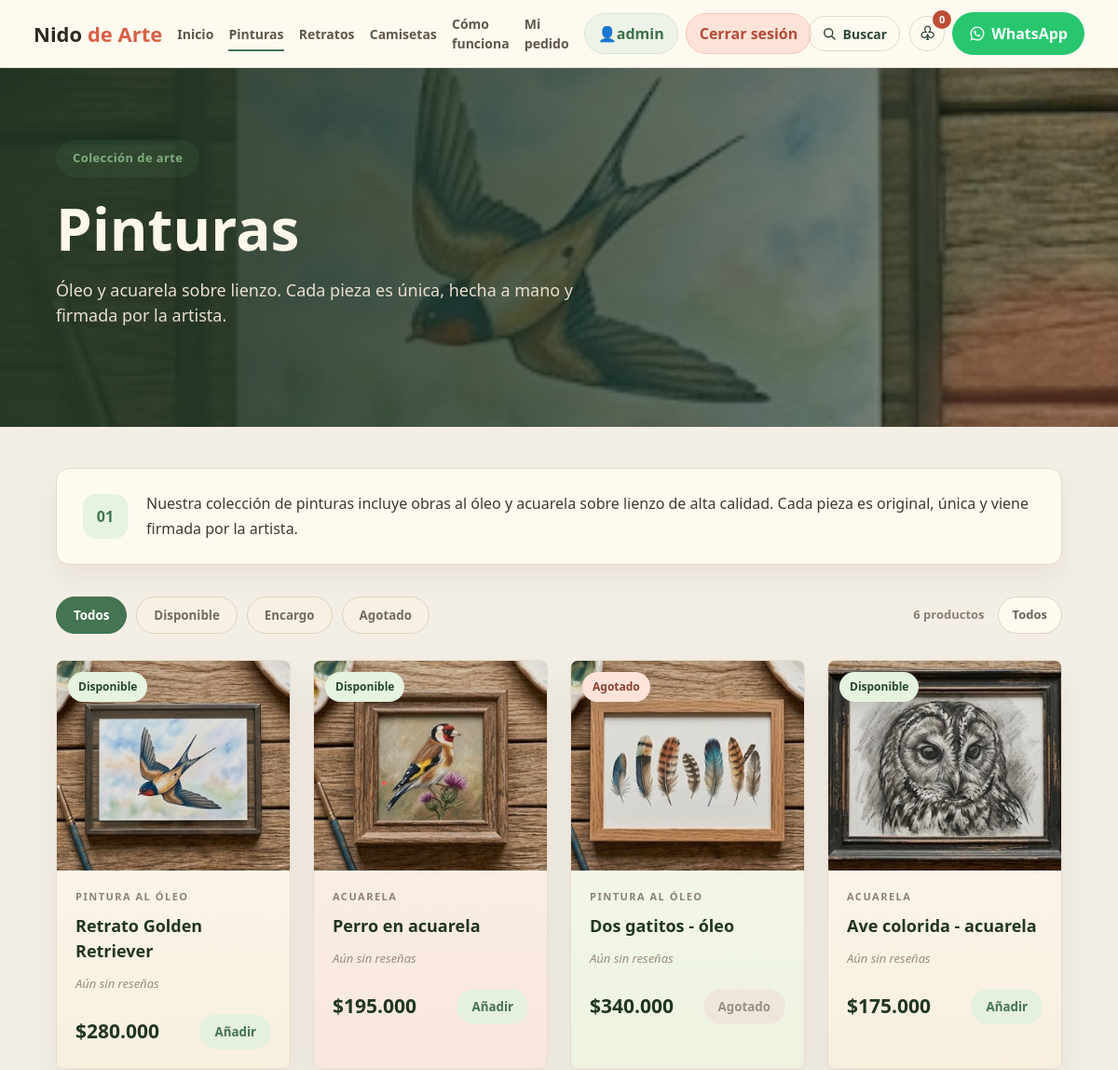
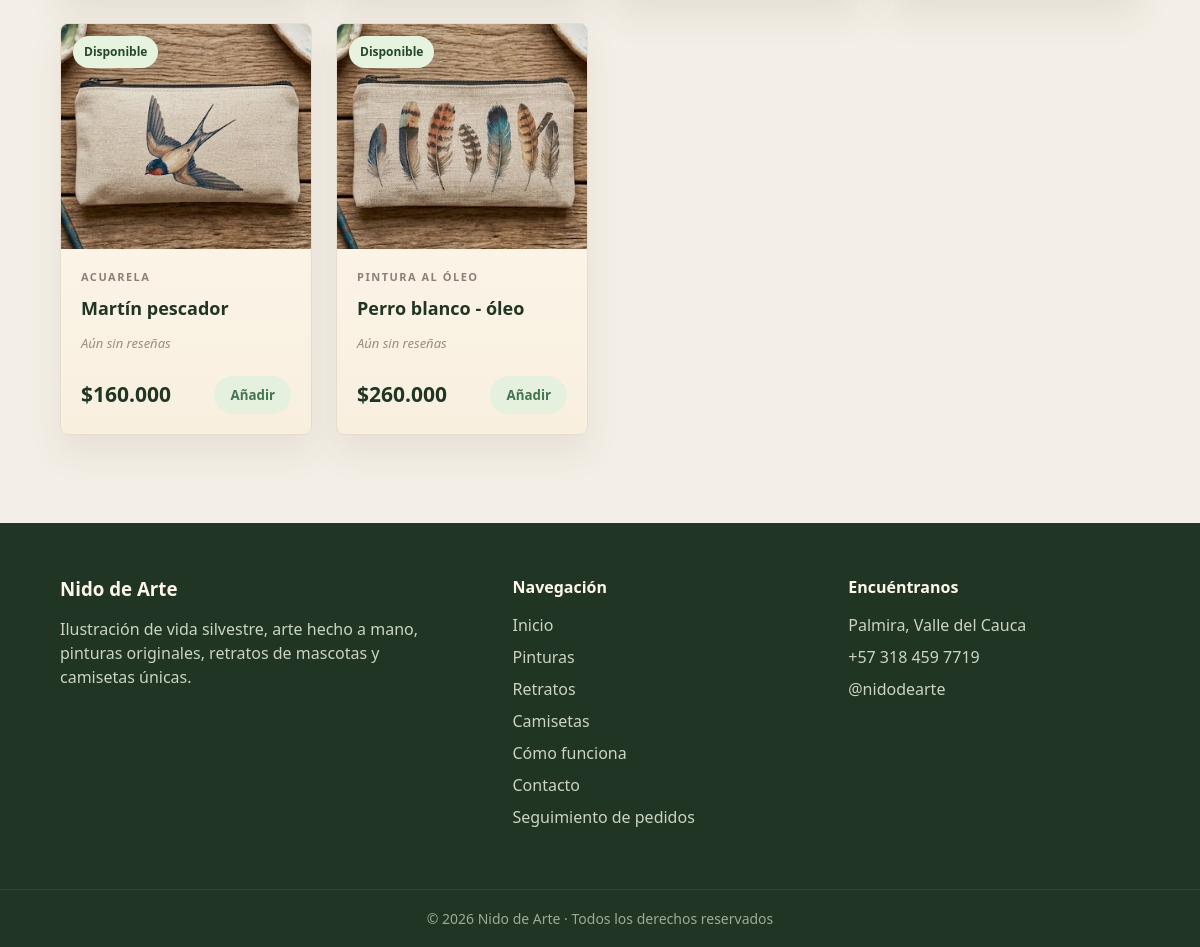
/pinturas.php (signed in), run on the app's committed database (2 pictures, top to bottom).
### tables this page shows
CREATE TABLE IF NOT EXISTS productos (
  id INT AUTO_INCREMENT PRIMARY KEY,
  nombre VARCHAR(120) NOT NULL,
  categoria ENUM('pinturas','retratos','camisetas') NOT NULL,
  tipo VARCHAR(80) NOT NULL,
  descripcion TEXT NULL,
  precio DECIMAL(10,2) NOT NULL DEFAULT 0,
  imagen VARCHAR(255) NOT NULL,
  estado ENUM('disponible','encargo','agotado') NOT NULL DEFAULT 'disponible',
  destacado TINYINT(1) NOT NULL DEFAULT 0,
  activo TINYINT(1) NOT NULL DEFAULT 1,
  orden INT NOT NULL DEFAULT 0,
  fecha_creacion TIMESTAMP DEFAULT CURRENT_TIMESTAMP,
  UNIQUE KEY uq_producto_nombre (nombre)
);

### include/funciones.php (called while the page is built, shortened)
<?php
function entradaTexto(mixed $valor): string {
    return is_scalar($valor) ? trim((string) $valor) : '';
}

### include/resenas.php (called while the page is built, shortened)
<?php
function obtenerValoracionesProductos(): array
{
    static $valoraciones = null;
    if ($valoraciones !== null) {
        return $valoraciones;
    }
    $valoraciones = [];
    try {
        $db = conectarDB();
        $stmt = $db->prepare('SELECT r.estrellas, p.productos FROM resenas r INNER JOIN pedidos p ON p.id = r.pedido_id');
        $stmt->execute();
        $resultado = $stmt->get_result();
        $sumas = [];
    } catch (Throwable $error) {
    }
    return $valoraciones;
}

### include/productos.php (the view, shortened to what this page needs)
<?php
require_once __DIR__ . '/resenas.php';
function obtenerProductos(?string $categoria = null, bool $soloActivos = true, ?string $estado = null): array
{
    try {
        $db = conectarDB();
        $condiciones = [];
        $tipos = '';
        $valores = [];
        if ($soloActivos) {
            $condiciones[] = 'activo = 1';
        }
        if ($categoria !== null) {
            $condiciones[] = 'categoria = ?';
            $tipos .= 's';
            $valores[] = $categoria;
        }
        $sql = 'SELECT * FROM productos';
        if ($condiciones) {
            $sql .= ' WHERE ' . implode(' AND ', $condiciones);
        }
        $sql .= ' ORDER BY orden ASC, id ASC';
        $stmt = $db->prepare($sql);
        if ($valores) {
            $stmt->bind_param($tipos, ...$valores);
        }
        $stmt->execute();
        return $stmt->get_result()->fetch_all(MYSQLI_ASSOC);
    } catch (Throwable $error) {
        return productosBase($categoria, $soloActivos, $estado);
    }
}
function etiquetaEstadoProducto(array $producto): string
{
    return match ($producto['estado']) {
        'encargo' => 'Por encargo',
        'agotado' => 'Agotado',
        default => 'Disponible',
    };
}
function claseEstadoProducto(array $producto): string
{
    return match ($producto['estado']) {
        'disponible' => 'available',
        default => 'custom',
    };
}
function renderizarTarjetaProducto(array $producto, bool $enlaceCategoria = false): void
{
    $nombre = htmlspecialchars($producto['nombre']);
    $tipo = htmlspecialchars($producto['tipo']);
    $imagen = htmlspecialchars($producto['imagen']);
    $estado = htmlspecialchars(etiquetaEstadoProducto($producto));
    $claseEstado = htmlspecialchars(claseEstadoProducto($producto));
    $valoracion = obtenerValoracionesProductos()[(int) $producto['id']] ?? null;
    $precio = '$' . number_format((float) $producto['precio'], 0, ',', '.');
    $prefijoPrecio = $producto['estado'] === 'encargo' ? '<small>Desde</small>' : '';
    $deshabilitado = $producto['estado'] === 'agotado' ? ' disabled' : '';
    $textoBoton = $producto['estado'] === 'agotado' ? 'Agotado' : ($producto['estado'] === 'encargo' ? 'Encargar' : 'Añadir');
    $urlCategoria = BASE_URL . $producto['categoria'] . '.php';
    ?>
    <article class="product-card">
        <div class="product-image">
            <span class="badge <?= $claseEstado ?>"><?= $estado ?></span>
            <img src="<?= BASE_URL . $imagen ?>" alt="<?= $nombre ?>">
        </div>
        <div class="product-body">
            <span><?= $tipo ?></span>
            <h3><?= $nombre ?></h3>
            <?php if ($valoracion): ?>
                <?php $promedio = number_format($valoracion['promedio'], 1, ',', ''); ?>
                <p class="rating" aria-label="Valoración <?= $promedio ?> de 5, <?= $valoracion['total'] ?> <?= $valoracion['total'] === 1 ? 'reseña' : 'reseñas' ?>"><span aria-hidden="true"><?= estrellasTexto($valoracion['promedio']) ?></span> <?= $promedio ?> <small>(<?= $valoracion['total'] ?>)</small></p>
            <?php else: ?>
                <p class="rating rating-empty">Aún sin reseñas</p>
            <?php endif; ?>
            <div class="product-footer">
                <strong class="product-price"><?= $prefijoPrecio ?><?= $precio ?></strong>
                <?php if ($enlaceCategoria): ?>
                    <a href="<?= $urlCategoria ?>">Ver más</a>
                <?php else: ?>
                    <button class="add-to-cart" data-id="<?= (int) $producto['id'] ?>" data-product="<?= $nombre ?>" data-category="<?= $tipo ?>" data-price="<?= (float) $producto['precio'] ?>" data-image="<?= $imagen ?>"<?= $deshabilitado ?>><?= $textoBoton ?></button>
                <?php endif; ?>
            </div>
        </div>
    </article>
    <?php
}

### pinturas.php (shortened to what this page needs)
<?php
require 'include/funciones.php';
require 'include/productos.php';
$estadoFiltro = entradaTexto($_GET['estado'] ?? '');
$estadosValidos = ['disponible', 'encargo', 'agotado'];
if (!in_array($estadoFiltro, $estadosValidos, true)) $estadoFiltro = '';
$productos = obtenerProductos('pinturas', true, $estadoFiltro ?: null);
?>
<main class="category-page category-paintings">
    <section class="category-hero">
        <div class="container category-hero-content">
            <span class="category-pill">Colección de arte</span>
            <h1>Pinturas</h1>
            <p>Óleo y acuarela sobre lienzo. Cada pieza es única, hecha a mano y firmada por la artista.</p>
        </div>
    </section>
    <section class="category-store">
        <div class="container">
            <div class="category-note">
                <span class="note-icon">01</span>
                <p>Nuestra colección de pinturas incluye obras al óleo y acuarela sobre lienzo de alta calidad. Cada pieza es original, única y viene firmada por la artista.</p>
            </div>
            <div class="store-toolbar">
                <form class="filter-list" method="GET" aria-label="Filtrar pinturas por disponibilidad">
                    <button class="filter <?= $estadoFiltro === '' ? 'active' : '' ?>" type="submit" name="estado" value="">Todos</button>
                    <button class="filter <?= $estadoFiltro === 'disponible' ? 'active' : '' ?>" type="submit" name="estado" value="disponible">Disponible</button>
                    <button class="filter <?= $estadoFiltro === 'encargo' ? 'active' : '' ?>" type="submit" name="estado" value="encargo">Encargo</button>
                    <button class="filter <?= $estadoFiltro === 'agotado' ? 'active' : '' ?>" type="submit" name="estado" value="agotado">Agotado</button>
                </form>
                <div class="store-count">
                    <span><?= count($productos) ?> productos</span>
                    <strong><?= $estadoFiltro ? ucfirst($estadoFiltro) : 'Todos' ?></strong>
                </div>
            </div>
            <?php if ($productos): ?>
                <div class="product-grid category-products">
                    <?php foreach ($productos as $producto): ?>
                        <?php renderizarTarjetaProducto($producto); ?>
                    <?php endforeach; ?>
                </div>
            <?php else: ?>
                <div class="search-empty">No hay pinturas con este filtro por ahora. Prueba con otra disponibilidad.</div>
            <?php endif; ?>
        </div>
    </section>
</main>
<?php include 'include/templates/footer.php'; ?>

### assets/css/base/global.css (style rules this page uses)
html, body { background-color:#050505; background-image: linear-gradient(rgba(255,255,255,.035) 1px, transparent 1px), linear-gradient(90deg, rgba(255,255,255,.035) 1px, transparent 1px), url('../../imagenes/137042075-grid-square-graph-line-full-page-on-black-paper-background-paper-grid-square-graph-line-texture-of.jpg'); background-size:32px 32px; background-attachment:fixed; }
body { color:#fff; line-height:1.5; }
body::before { content:""; position:fixed; inset:0; pointer-events:none; background:radial-gradient(circle at top, rgba(0,208,132,.05), transparent 35%); z-index:-1; }
img { width:100%; display:block; transition:.5s; }
section { padding:110px 0; }
.container { width:90%; max-width:1200px; margin:auto; }

### assets/css/paginas/tienda.css (style rules this page uses)
.search-card .product-footer button,.add-to-cart { border:0;background:#e6f0df;color:#447451;padding:10px 16px;border-radius:999px;font-weight:900;cursor:pointer;transition:background .2s ease }
.add-to-cart:disabled { cursor:not-allowed;background:#eee6dc;color:#9b8f80 }

### data on the page
productos: estado "Disponible", imagen (picture), tipo "PINTURA AL ÓLEO", nombre "Retrato Golden Retriever", precio "$280.000", estado "Añadir"
productos: estado "Disponible", imagen (picture), tipo "ACUARELA", nombre "Perro en acuarela", precio "$195.000", estado "Añadir"
productos: estado "Agotado", imagen (picture), tipo "PINTURA AL ÓLEO", nombre "Dos gatitos - óleo", precio "$340.000"
productos: estado "Disponible", imagen (picture), tipo "ACUARELA", nombre "Ave colorida - acuarela", precio "$175.000", estado "Añadir"
productos: estado "Disponible", imagen (picture), tipo "ACUARELA", nombre "Martín pescador", precio "$160.000", estado "Añadir"
productos: estado "Disponible", imagen (picture), tipo "PINTURA AL ÓLEO", nombre "Perro blanco - óleo", precio "$260.000", estado "Añadir"

### other printed values
$_SESSION['usuario'] "admin"
count($productos) "6"
